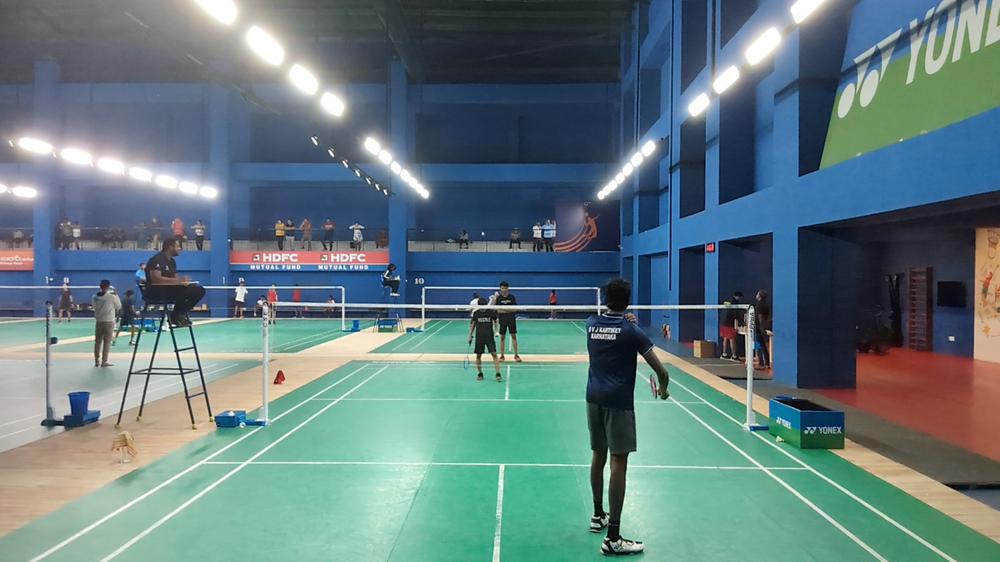
#> input picture court_frame.png, 1000 x 562 px, shrunk from 1920 x 1080 before the run
$ python filtering.py
#> lines starting #> are read from the running program, lines starting #| are printed output that depends on the picture; after the words box and inside, x2 and y2 are one past the last pixel; in counts of white or black regions, pixels touching at a corner belong together
import cv2
import numpy as np

# Load the image
image = cv2.imread("court_frame.png")  # Replace with your image path
#> image is the input picture: shape (562, 1000, 3); mean B, G, R 126.7, 123.4, 98.3
gray = cv2.cvtColor(image, cv2.COLOR_BGR2GRAY)
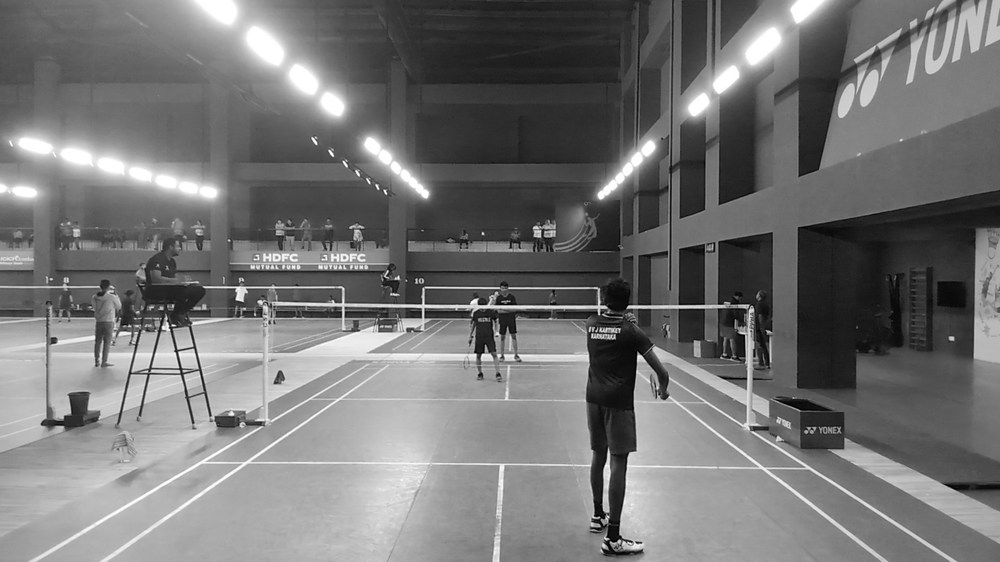
#> gray: shape (562, 1000); min 0, max 255, mean 116.3

# Apply Canny edge detection
edges = cv2.Canny(gray, 50, 150)
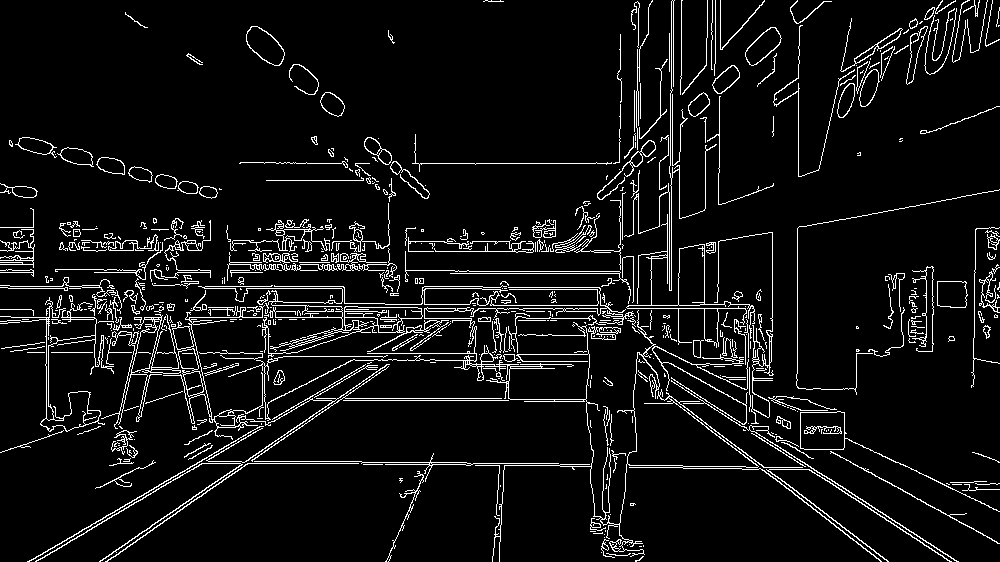
#> edges: shape (562, 1000); 6.8% white in thin lines or dots

# Find contours
contours, _ = cv2.findContours(edges, cv2.RETR_EXTERNAL, cv2.CHAIN_APPROX_SIMPLE)
#> contours = 555 contours, 448 with area under 20; largest, box (x1, y1, x2, y2) and area: (0, 297, 114, 432) 2449, (198, 285, 449, 358) 1930, (800, 411, 1000, 512) 1676, (626, 214, 755, 348) 1586, (163, 305, 390, 463) 1179

# Sort by area and take the largest contour (assuming it's the court)
contours = sorted(contours, key=cv2.contourArea, reverse=True)

court_corners = []  # List to store detected court corners

if contours:
    largest_contour = contours[0]  # Biggest shape (court)
#> largest_contour = contour of 437 points, box (x1, y1, x2, y2) (0, 297, 114, 432), area 2449

    # Approximate the contour to a quadrilateral
    epsilon = 0.02 * cv2.arcLength(largest_contour, True)
#> epsilon = 26.06
    approx = cv2.approxPolyDP(largest_contour, epsilon, True)
#> approx = contour of 10 points, box (x1, y1, x2, y2) (0, 304, 114, 425), area 4024

    if len(approx) == 4:  # If it has four corners, store them
        court_corners = approx.reshape(4, 2)
        print("Automatically Detected Court Coordinates:", court_corners)

        # Draw detected points on the image
        for point in court_corners:
            cv2.circle(image, tuple(point), 10, (0, 0, 255), -1)

# Function for manual point selection (if automatic detection fails)
def mouse_callback(event, x, y, flags, param):
    if event == cv2.EVENT_LBUTTONDOWN:
        print(f"Clicked Coordinates: ({x}, {y})")
        court_corners.append([x, y])
        cv2.circle(image, (x, y), 10, (255, 0, 0), -1)
        cv2.imshow("Select Points", image)

# If detection is inaccurate, then manual selection
if len(court_corners) != 4:
    print("Click on the four corners of the court manually.")
    cv2.imshow("Select Points", image)
    cv2.setMouseCallback("Select Points", mouse_callback)
    cv2.waitKey(0)

# Display final detected court
cv2.imshow("Detected Court", image)
cv2.waitKey(0)
cv2.destroyAllWindows()
